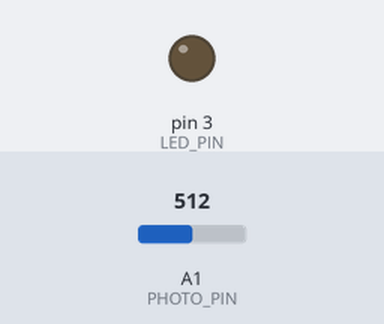
The sketch below on a simulated Arduino Uno, built with avr-gcc and run on an emulated ATmega328P. Parts: output pins drawn as LEDs (lit = HIGH). Dashed ring = blinking. Inputs (shaded band) come from the test bench; at power-on: A1 (PHOTO_PIN) = 512. What the sketch prints to the serial monitor is not drawn.

Above: at 0.1 s.
At 3.1 s:
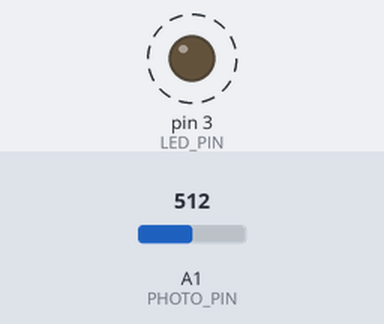
3.2 s: A1 (PHOTO_PIN) set to 554
6.0 s: A1 (PHOTO_PIN) set to 511
At 6.3 s:
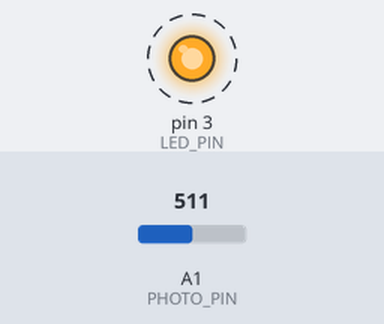
Timing chart, 0 to 15.0 s (numbered marks = the images above; inputs shaded):
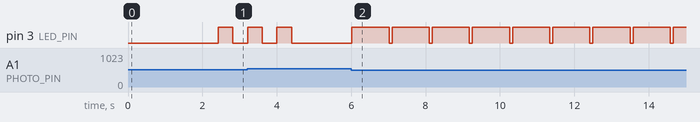

The sketch:

lag_measure.ino
```cpp
// ============================================================
// LED点灯 → フォトトランジスタ検出 までのラグ測定プログラム
// （hackson_test3 互換版）
//
// 目的:
//   hackson_test3 で実際に起こる「光検出ラグ」を測定する．
//   検出条件・正規化方式を hackson_test3 と同一にすることで，
//   実装上のラグ（遅延補正値の根拠となる値）を得る．
//
// 結線（hackson_test3 と同じピン配置）:
//   LED        : LED_PIN  = D3   （330Ω 経由でGND）
//   フォトTr   : PHOTO_PIN = A1   （10kΩ プルダウン）
//
// 検出ロジック（hackson_test3 と同一）:
//   1. キャリブレーション期間に photoMin / photoMax を絶対最小・最大として記録．
//      (hackson_test3 ではCALIBRATE状態で振り運動中に値を更新する)
//   2. 計測時:
//        calibratedPhotoValue = (val - photoMin) * 100 / (photoMax - photoMin)
//   3. calibratedPhotoValue >= BEAT_DETECT_THRESH (= 50.0) で検出とする．
//   4. 単発のサンプルで即発火（hackson_test3 と同じ動作）．
//
// 1試行の流れ:
//   1. LED OFF にして残光が落ちるまで delay（INTER_TRIAL_DELAY_MS）．
//   2. t1 = micros() を記録 → 同時に LED HIGH．
//   3. analogRead → 正規化 → 50% 超えた瞬間に t2 = micros()．
//   4. ラグ = t2 - t1 [マイクロ秒] を配列に保存．
//
// 出力:
//   各試行のラグ（Trial番号, ラグ値）を CSV 形式で Serial に出力．
//   100 試行終了後，統計値（平均，最小，最大，標準偏差）を表示．
// ============================================================

// === ピン配置（hackson_test3 互換） ===
#define PHOTO_PIN A1
#define LED_PIN   3

// === 計測パラメータ ===
const int N_TRIALS = 100;                       // 試行回数
const unsigned long TIMEOUT_US = 1000000UL;     // 1試行のタイムアウト（1秒）
const int INTER_TRIAL_DELAY_MS = 80;            // 試行間の待機（残光減衰時間）

// === 検出パラメータ（hackson_test3 と同じ） ===
const float BEAT_DETECT_THRESH = 50.0f;         // 正規化後の検出閾値 [%]

// === キャリブレーションパラメータ ===
const int CALIB_CYCLES = 3;                     // OFF/ON 切り替え回数
const int CALIB_SAMPLES_PER_PHASE = 30;         // 各相のサンプル数
const int CALIB_SETTLE_MS = 300;                // 各相切り替え後の待機時間
const int MIN_RANGE_ABORT = 30;                 // photoMax-photoMin がこれ未満なら中止
const int MIN_RANGE_WARN = 200;                 // photoMax-photoMin がこれ未満なら警告

// === 計測結果 ===
unsigned long lagsUs[N_TRIALS];
int validCount = 0;

// hackson_test3 と同じ変数名・運用
int photoMin = 9999;
int photoMax = 0;

// ------------------------------------------------------------
// 自動キャリブレーション
// LED の OFF/ON を交互に複数サイクル繰り返し，観測された最小値を photoMin，
// 最大値を photoMax として記録する（hackson_test3 の CALIBRATE 処理と同等）．
// ------------------------------------------------------------
void calibrate() {
  Serial.println();
  Serial.println("=== Calibration (hackson_test3 互換) ===");
  Serial.println("LED とフォトトランジスタを正しく配置してください．");
  Serial.print(CALIB_CYCLES);
  Serial.print(" サイクル × 各相 ");
  Serial.print(CALIB_SAMPLES_PER_PHASE);
  Serial.println(" サンプル で OFF/ON を交互に測定．");
  Serial.println("最小値 photoMin と 最大値 photoMax を記録し，hackson_test3 と");
  Serial.println("同じ正規化式で 0〜100% にスケールします．");
  Serial.println();

  photoMin = 9999;
  photoMax = 0;
  long offSum = 0, onSum = 0;
  int totalOff = 0, totalOn = 0;

  for (int c = 0; c < CALIB_CYCLES; c++) {
    // ---- OFF 相 ----
    digitalWrite(LED_PIN, LOW);
    delay(CALIB_SETTLE_MS);
    int cycleOffMin = 9999, cycleOffMax = 0;
    for (int i = 0; i < CALIB_SAMPLES_PER_PHASE; i++) {
      int v = analogRead(PHOTO_PIN);
      if (v < photoMin) photoMin = v;
      if (v > photoMax) photoMax = v;
      if (v < cycleOffMin) cycleOffMin = v;
      if (v > cycleOffMax) cycleOffMax = v;
      offSum += v;
      totalOff++;
      delay(3);
    }

    // ---- ON 相 ----
    digitalWrite(LED_PIN, HIGH);
    delay(CALIB_SETTLE_MS);
    int cycleOnMin = 9999, cycleOnMax = 0;
    for (int i = 0; i < CALIB_SAMPLES_PER_PHASE; i++) {
      int v = analogRead(PHOTO_PIN);
      if (v < photoMin) photoMin = v;
      if (v > photoMax) photoMax = v;
      if (v < cycleOnMin) cycleOnMin = v;
      if (v > cycleOnMax) cycleOnMax = v;
      onSum += v;
      totalOn++;
      delay(3);
    }

    // サイクルごとに途中経過表示
    Serial.print("  cycle ");
    Serial.print(c + 1);
    Serial.print(" : OFF range[");
    Serial.print(cycleOffMin); Serial.print(","); Serial.print(cycleOffMax);
    Serial.print("]  ON range[");
    Serial.print(cycleOnMin); Serial.print(","); Serial.print(cycleOnMax);
    Serial.println("]");
  }

  digitalWrite(LED_PIN, LOW);
  delay(200);

  int offAvg = offSum / totalOff;
  int onAvg  = onSum  / totalOn;
  int range  = photoMax - photoMin;

  // 検出が起きる "生値" を逆算（表示用）
  // calibrated = (val - photoMin) * 100 / range >= 50
  // → val >= photoMin + range * 50 / 100
  int thresholdRaw = photoMin + (int)((float)range * BEAT_DETECT_THRESH / 100.0f);

  Serial.println();
  Serial.print("photoMin    = "); Serial.println(photoMin);
  Serial.print("photoMax    = "); Serial.println(photoMax);
  Serial.print("range       = "); Serial.println(range);
  Serial.print("OFF avg     = "); Serial.println(offAvg);
  Serial.print("ON  avg     = "); Serial.println(onAvg);
  Serial.print("検出閾値    = "); Serial.print(BEAT_DETECT_THRESH);
  Serial.println("% (正規化値)");
  Serial.print("検出生値    = "); Serial.print(thresholdRaw);
  Serial.println(" (= photoMin + range × 0.5)");

  // --- 妥当性判定 ---
  if (range < MIN_RANGE_ABORT) {
    Serial.println();
    Serial.println("==============================================");
    Serial.println("ERROR: photoMax - photoMin が小さすぎます．");
    Serial.println("       LED と フォトTr が向かい合っていない可能性．");
    Serial.println("       測定を中止します．配置を直してリセットしてください．");
    Serial.println("==============================================");
    while (true) delay(10000);
  }
  if (range < MIN_RANGE_WARN) {
    Serial.println();
    Serial.println("WARNING: レンジがやや小さい．光路を改善するとより安定します．");
  }
}

// ------------------------------------------------------------
// 正規化（hackson_test3 と同じ式）
//   calibratedPhotoValue = (val - photoMin) * 100 / (photoMax - photoMin)
// ------------------------------------------------------------
inline float normalize(int val) {
  if (photoMax <= photoMin) return 0.0f;
  return (float)(val - photoMin) * 100.0f / (float)(photoMax - photoMin);
}

// ------------------------------------------------------------
// 統計値の計算と表示
// ------------------------------------------------------------
void analyzeResults() {
  if (validCount == 0) {
    Serial.println("ERROR: 有効な計測がありません．");
    return;
  }

  unsigned long sum = 0;
  unsigned long maxLag = 0;
  unsigned long minLag = 0xFFFFFFFFUL;
  for (int i = 0; i < N_TRIALS; i++) {
    if (lagsUs[i] == 0) continue;
    sum += lagsUs[i];
    if (lagsUs[i] > maxLag) maxLag = lagsUs[i];
    if (lagsUs[i] < minLag) minLag = lagsUs[i];
  }
  unsigned long avg = sum / validCount;

  double sumSqDiff = 0.0;
  for (int i = 0; i < N_TRIALS; i++) {
    if (lagsUs[i] == 0) continue;
    double diff = (double)lagsUs[i] - (double)avg;
    sumSqDiff += diff * diff;
  }
  double stddev = sqrt(sumSqDiff / validCount);

  Serial.println();
  Serial.println("=========== Statistics ===========");
  Serial.print("Valid trials : ");
  Serial.print(validCount);
  Serial.print(" / ");
  Serial.println(N_TRIALS);
  Serial.print("Average lag  : ");
  Serial.print(avg);
  Serial.print(" us  (");
  Serial.print(avg / 1000.0, 3);
  Serial.println(" ms)");
  Serial.print("Min lag      : ");
  Serial.print(minLag);
  Serial.println(" us");
  Serial.print("Max lag      : ");
  Serial.print(maxLag);
  Serial.println(" us");
  Serial.print("Std deviation: ");
  Serial.print(stddev, 1);
  Serial.println(" us");
  Serial.println("==================================");
}

void setup() {
  Serial.begin(115200);
  pinMode(LED_PIN, OUTPUT);
  pinMode(PHOTO_PIN, INPUT);
  digitalWrite(LED_PIN, LOW);

  delay(2000);
  Serial.println();
  Serial.println("=== LED→Photo Lag Measurement (hackson_test3 互換) ===");
  Serial.print("Pin config: LED=D");
  Serial.print(LED_PIN);
  Serial.print(", PHOTO=A");
  Serial.println(PHOTO_PIN - A0);
  Serial.print("Trials    : ");
  Serial.println(N_TRIALS);

  // === キャリブレーション ===
  calibrate();
  delay(1000);

  // === 計測ループ ===
  Serial.println();
  Serial.println("Trial,Lag_us");

  validCount = 0;
  for (int i = 0; i < N_TRIALS; i++) {
    // 1. LED OFF にして残光が落ちるのを待つ
    digitalWrite(LED_PIN, LOW);
    delay(INTER_TRIAL_DELAY_MS);

    // 2. 計測開始：LED ON と同時に t1 を記録
    unsigned long t1 = micros();
    digitalWrite(LED_PIN, HIGH);

    // 3. analogRead → 正規化 → 50% 超えで即発火（hackson_test3 と同じ）
    unsigned long t2 = 0;
    while (true) {
      int val = analogRead(PHOTO_PIN);
      float cv = normalize(val);
      if (cv >= BEAT_DETECT_THRESH) {
        t2 = micros();
        break;
      }
      if (micros() - t1 > TIMEOUT_US) {
        break;
      }
    }

    // 4. 結果を保存
    if (t2 > 0) {
      lagsUs[i] = t2 - t1;
      validCount++;
      Serial.print(i + 1);
      Serial.print(",");
      Serial.println(lagsUs[i]);
    } else {
      lagsUs[i] = 0;
      Serial.print(i + 1);
      Serial.println(",TIMEOUT");
    }
  }

  digitalWrite(LED_PIN, LOW);

  // === 統計 ===
  analyzeResults();
  Serial.println();
  Serial.println("Done.");
}

void loop() {
  // 計測は setup() で一度実行するのみ．以降は何もしない．
}
```

Measured:
- after the input at 6.0 s, pin 3 (LED_PIN): alternates HIGH for 1.0 s and LOW for 0.08 s, starting at once
